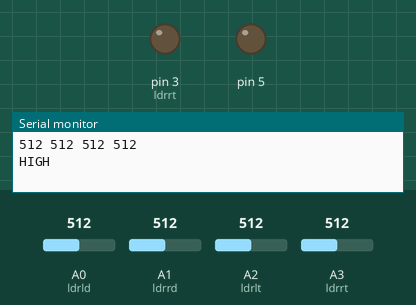
The sketch below on a simulated Arduino Uno, built with avr-gcc and run on an emulated ATmega328P. Parts: output pins drawn as LEDs (lit = HIGH), the last lines printed to the serial monitor. The test bench sets the inputs (shaded band); at power-on: A0 (ldrld) = 512, A1 (ldrrd) = 512, A2 (ldrlt) = 512, A3 (ldrrt) = 512.

Above: at 3.5 s.
At 6.34 s:
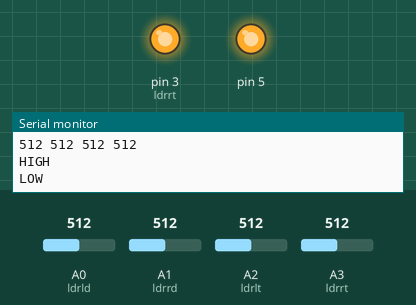
Timing chart, 0 to 8.1 s (numbered marks = the images above):
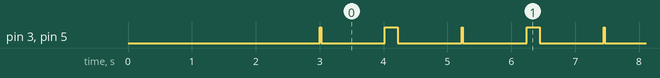

Measured:
- by itself, pin 3 (ldrrt), pin 5: repeats every 2.2 s: LOW 1.0 s, HIGH 0.20 s, LOW 1.0 s, HIGH 0.02 s
- by itself, everything shown: repeats every 2.2 s, in 4 steps

The sketch:

solar_panel.ino
```cpp
//#include <Servo.h> // include Servo library


// 180 horizontal MAX

//Servo horizontal; // horizontal servo

int servoh = 90;   // 90;     // stand horizontal servo


//int servohLimitHigh = 180;

//int servohLimitLow = 65;


// 65 degrees MAX

//Servo vertical;   // vertical servo

int servov = 90;    //   90;     // stand vertical servo


int servovLimitHigh = 120;

int servovLimitLow = 15;


// LDR pin connections

//  name  = analogpin;

int ldrlt = 2; //LDR top left - BOTTOM LEFT    <--- BDG

int ldrrt = 3; //LDR top rigt - BOTTOM RIGHT

int ldrld = 0; //LDR down left - TOP LEFT
;;;;;;;;;;;;
int ldrrd = 1; //ldr down rigt - TOP RIGHT


void setup()

{

  Serial.begin(9600);

// servo connections

// name.attacht(pin);

//  horizontal.attach(3);

  //vertical.attach(5);

  //horizontal.write(180);

  //vertical.write(45);

  delay(3000);
  pinMode(3,OUTPUT);
  pinMode(5,OUTPUT);
  digitalWrite(3,LOW);
  digitalWrite(5,LOW);

}


void loop()

{

  int lt = analogRead(ldrlt); // top left

  int rt = analogRead(ldrrt); // top right

  int ld = analogRead(ldrld); // down left

  int rd = analogRead(ldrrd); // down rigt

  lt=512;
  rt=512;
  ld=512;
  rd=512;

  // int dtime = analogRead(4)/20; // read potentiometers

  // int tol = analogRead(5)/4;

  int dtime = 10;

  int tol = 50;


  int avt = (lt + rt) / 2; // average value top

  int avd = (ld + rd) / 2; // average value down

  int avl = (lt + ld) / 2; // average value left

  int avr = (rt + rd) / 2; // average value right


  int dvert = avt - avd; // check the diffirence of up and down

  int dhoriz = avl - avr;// check the diffirence og left and rigt

dvert = 0;
dhoriz=0;


  Serial.print(avt);

  Serial.print(" ");

  Serial.print(avd);

  Serial.print(" ");

  Serial.print(avl);

  Serial.print(" ");

  Serial.print(avr);

  Serial.print("   ");
/*
  Serial.print(dtime);

  Serial.print("   ");

  Serial.print(tol);
*/
  Serial.println(" ");
avt=512;
avd=512;
avr=512;
avl=512;

 digitalWrite(3,HIGH);
  digitalWrite(5,HIGH);
  delay(20);
  Serial.println("HIGH");
   digitalWrite(3,LOW);
  digitalWrite(5,LOW);
  delay(1000);
 Serial.println("LOW");

   digitalWrite(3,HIGH);
  digitalWrite(5,HIGH);
  delay(200);
   digitalWrite(3,LOW);
  digitalWrite(5,LOW);
  delay(1000);
}
 /*


  if (-1*tol > dvert || dvert > tol) // check if the diffirence is in the tolerance else change vertical angle

  {

  if (avt > avd)

  {

    servov = ++servov;

     if (servov > servovLimitHigh)

     {

      servov = servovLimitHigh;

     }

  }

  else if (avt < avd)

  {

    servov= --servov;

    if (servov < servovLimitLow)

  {

    servov = servovLimitLow;

  }

  }

  vertical.write(servov);

  }


  if (-1*tol > dhoriz || dhoriz > tol) // check if the diffirence is in the tolerance else change horizontal angle

  {

  if (avl > avr)

  {

    servoh = --servoh;

    if (servoh < servohLimitLow)

    {

    servoh = servohLimitLow;

    }

  }

  else if (avl < avr)

  {

    servoh = ++servoh;

     if (servoh > servohLimitHigh)

     {

     servoh = servohLimitHigh;

     }

  }

  else if (avl = avr)

  {

    // nothing

  }

  horizontal.write(servoh);

  }

   delay(dtime);

}     */
```
